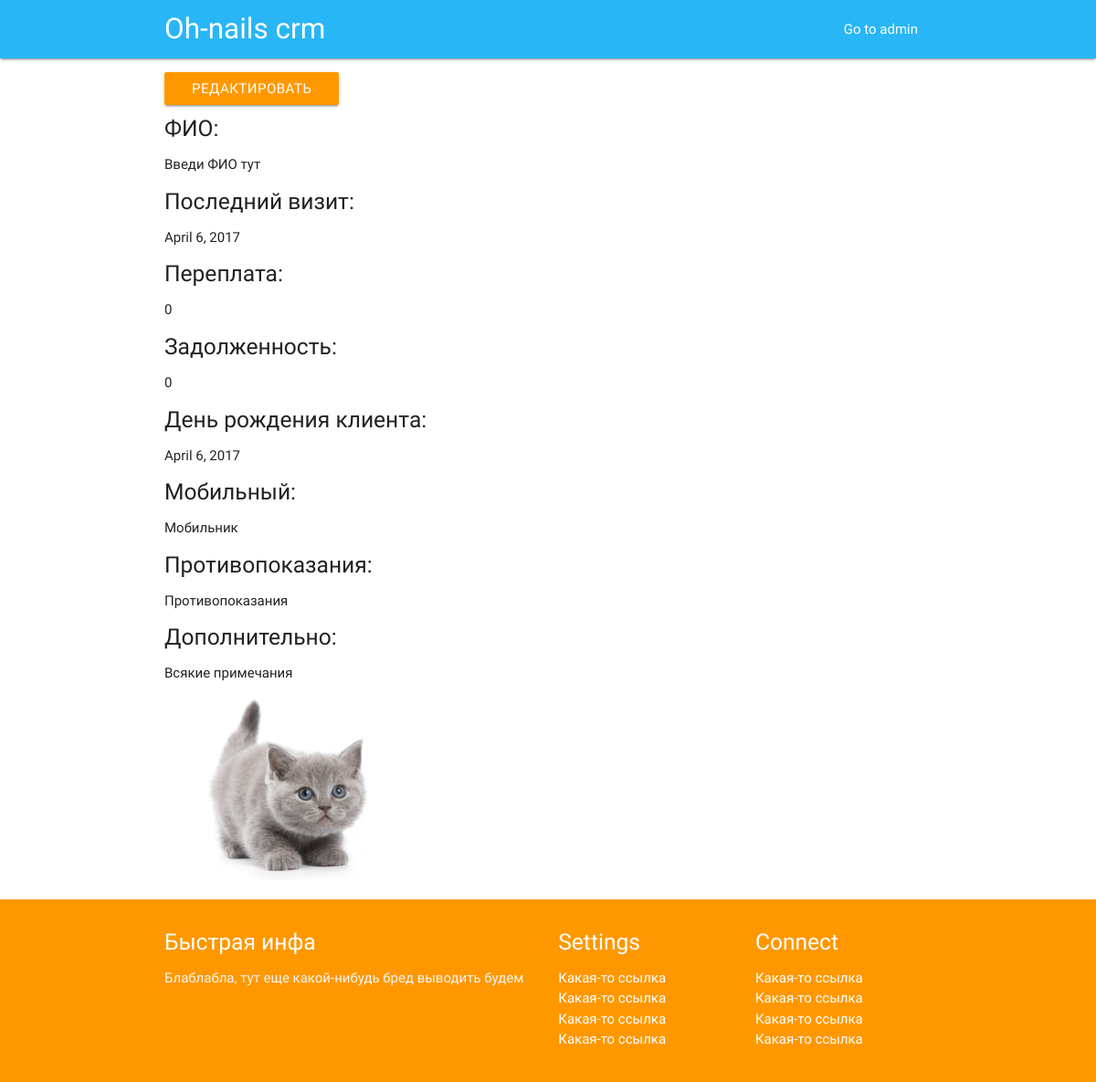
Before: /client/1/ (signed in) with the older database file.
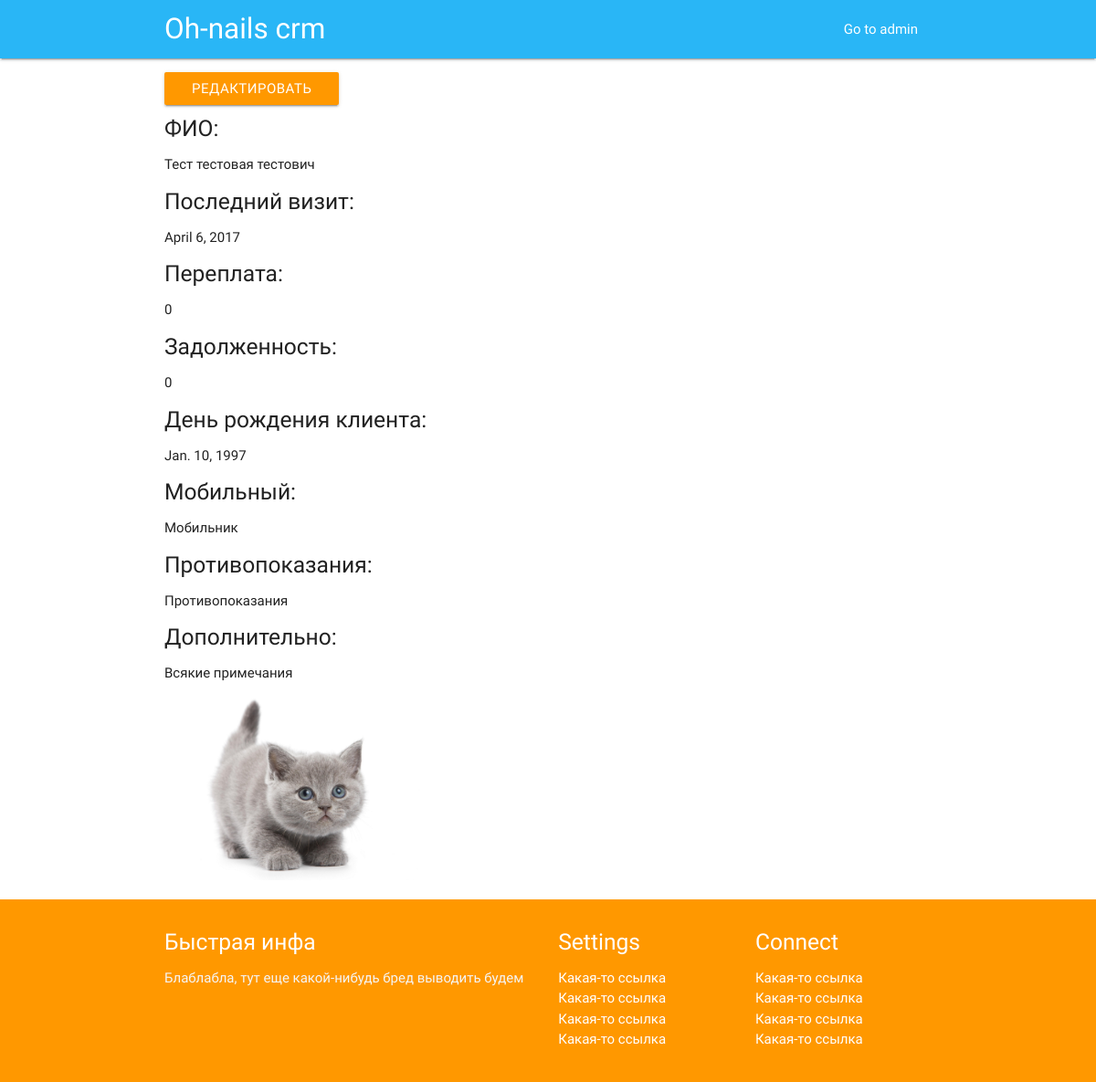
After: the same page with the newer database file.
### core/models.py (models this page shows, shortened)
class client(models.Model):
    fio = models.CharField(max_length=300, default='Введи ФИО тут')
    birth_date = models.DateField(default=timezone.now)
    last_work = models.DateField(default=timezone.now)
    email = models.EmailField(default='Почту@тут.введи')
    mobile = models.CharField(max_length=10, default='Мобильник')
    contra = models.TextField(default='Противопоказания')
    pros = models.IntegerField(default=0)
    cons = models.IntegerField(default=0)
    additional = models.TextField(default='Всякие примечания')
    photo = models.FileField(upload_to='peoples/')

### core/views.py (the view)
# urls.py: url(r'^client/(?P<pk>[0-9]+)/$', views.client_detail, name='client_detail'),
@login_required
def client_detail(request, pk):
    person = get_object_or_404(client, pk=pk)
    return render(request, 'client_detail.html', {'person': person})

### core/templates/client_detail.html (shortened to what this page needs)
{% extends 'base.html' %}
{% block content %}
  <div class="container">
    <div class="section">
            <a class="btn" href="{% url 'client_edit' pk=person.pk %}">Редактировать</a>
            <h5>ФИО:</h5> <p>{{ person.fio }}</p>
            <h5>Последний визит:</h5> <p> {{ person.last_work }}</p>
            <h5>Переплата:</h5> <p> {{ person.pros }}</p>
            <h5>Задолженность:</h5> <p> {{ person.cons }}</p>
            <h5>День рождения клиента:</h5> <p>{{ person.birth_date }}</p>
            <h5>Мобильный:</h5> <p>{{ person.mobile }}</p>
            <h5>Противопоказания:</h5> <p>{{ person.contra }}</p>
            <h5>Дополнительно:</h5> <p>{{ person.additional }}</p>
            </p> <img src="{{ MEDIA_URL }}{{ person.photo.url }}" height="200"></a>
    </div>
  </div>
{% endblock %}

### core/templates/base.html (shortened to what this page needs)
<!DOCTYPE html>
<html lang="en">
<head>
  {% load static %}
  <link href="{% static "css/materialize.css" %}" type="text/css" rel="stylesheet" media="screen,projection"/>
  <link href="{% static "css/style.css" %}" type="text/css" rel="stylesheet" media="screen,projection"/>
</head>
<body>
  <nav class="light-blue lighten-1" role="navigation">
    <div class="nav-wrapper container"><a id="logo-container" href="/" class="brand-logo">Oh-nails crm</a>
      <ul class="right hide-on-med-and-down">
        <li><a href="/admin/">Go to admin</a></li>
      </ul>
    </div>
  </nav>
{% block content %}
{% endblock %}
  <footer class="page-footer orange">
    <div class="container">
      <div class="row">
        <div class="col l6 s12">
          <h5 class="white-text">Быстрая инфа</h5>
          <p class="grey-text text-lighten-4">Блаблабла, тут еще какой-нибудь бред выводить будем</p>
        </div>
        <div class="col l3 s12">
          <h5 class="white-text">Settings</h5>
          <ul>
            <li><a class="white-text" href="#!">Какая-то ссылка</a></li>
            <li><a class="white-text" href="#!">Какая-то ссылка</a></li>
            <li><a class="white-text" href="#!">Какая-то ссылка</a></li>
            <li><a class="white-text" href="#!">Какая-то ссылка</a></li>
          </ul>
        </div>
        <div class="col l3 s12">
          <h5 class="white-text">Connect</h5>
          <ul>
            <li><a class="white-text" href="#!">Какая-то ссылка</a></li>
            <li><a class="white-text" href="#!">Какая-то ссылка</a></li>
            <li><a class="white-text" href="#!">Какая-то ссылка</a></li>
            <li><a class="white-text" href="#!">Какая-то ссылка</a></li>
          </ul>
        </div>
      </div>
    </div>
  </footer>
  </body>
</html>

Changed rows visible on the page:
changed client "Мобильник": fio "Введи ФИО тут" → "Тест тестовая тестович"; birth_date "April 6, 2017" → "Jan. 10, 1997"
